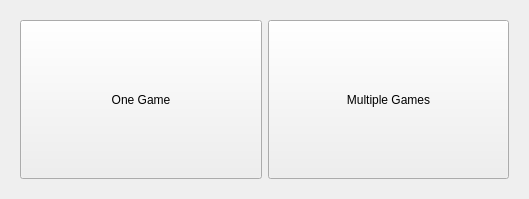
<?xml version="1.0" encoding="UTF-8"?>
<ui version="4.0">
 <class>atlas::ui::imports::ImportSelectionPopup</class>
 <widget class="QWidget" name="atlas::ui::imports::ImportSelectionPopup">
  <property name="geometry">
   <rect>
    <x>0</x>
    <y>0</y>
    <width>529</width>
    <height>199</height>
   </rect>
  </property>
  <property name="windowTitle">
   <string>ImportSelectionPopup</string>
  </property>
  <layout class="QHBoxLayout" name="horizontalLayout">
   <item>
    <widget class="QStackedWidget" name="stackedWidget">
     <widget class="QWidget" name="gameCountSelection">
      <layout class="QHBoxLayout" name="horizontalLayout_2">
       <item>
        <widget class="QPushButton" name="btnOneGame">
         <property name="sizePolicy">
          <sizepolicy hsizetype="Minimum" vsizetype="Minimum">
           <horstretch>0</horstretch>
           <verstretch>0</verstretch>
          </sizepolicy>
         </property>
         <property name="text">
          <string>One Game</string>
         </property>
        </widget>
       </item>
       <item>
        <widget class="QPushButton" name="btnMultipleGames">
         <property name="sizePolicy">
          <sizepolicy hsizetype="Minimum" vsizetype="Minimum">
           <horstretch>0</horstretch>
           <verstretch>0</verstretch>
          </sizepolicy>
         </property>
         <property name="text">
          <string>Multiple Games</string>
         </property>
        </widget>
       </item>
      </layout>
     </widget>
     <widget class="QWidget" name="formatSelection">
      <layout class="QGridLayout" name="gridLayout">
       <item row="2" column="1">
        <widget class="QPushButton" name="btnLaidSorted">
         <property name="sizePolicy">
          <sizepolicy hsizetype="Minimum" vsizetype="Minimum">
           <horstretch>0</horstretch>
           <verstretch>0</verstretch>
          </sizepolicy>
         </property>
         <property name="text">
          <string>Sorted
(Can use Regex)</string>
         </property>
        </widget>
       </item>
       <item row="2" column="0">
        <widget class="QPushButton" name="btnLaidRandom">
         <property name="sizePolicy">
          <sizepolicy hsizetype="Minimum" vsizetype="Minimum">
           <horstretch>0</horstretch>
           <verstretch>0</verstretch>
          </sizepolicy>
         </property>
         <property name="text">
          <string>Randomly
(Random depths/structure)</string>
         </property>
        </widget>
       </item>
       <item row="0" column="0" colspan="2">
        <widget class="QLabel" name="label">
         <property name="sizePolicy">
          <sizepolicy hsizetype="Preferred" vsizetype="Maximum">
           <horstretch>0</horstretch>
           <verstretch>0</verstretch>
          </sizepolicy>
         </property>
         <property name="text">
          <string>How are the games laid out?</string>
         </property>
        </widget>
       </item>
      </layout>
     </widget>
     <widget class="QWidget" name="singleGameSetupPage">
      <layout class="QVBoxLayout" name="verticalLayout">
       <item>
        <widget class="QPushButton" name="btnSelectFolder">
         <property name="text">
          <string>Click to select folder/archive</string>
         </property>
        </widget>
       </item>
       <item>
        <widget class="QLabel" name="lblDragHere">
         <property name="layoutDirection">
          <enum>Qt::LeftToRight</enum>
         </property>
         <property name="text">
          <string>Or it drag here</string>
         </property>
         <property name="alignment">
          <set>Qt::AlignCenter</set>
         </property>
        </widget>
       </item>
      </layout>
     </widget>
    </widget>
   </item>
  </layout>
 </widget>
 <resources/>
 <connections/>
</ui>
